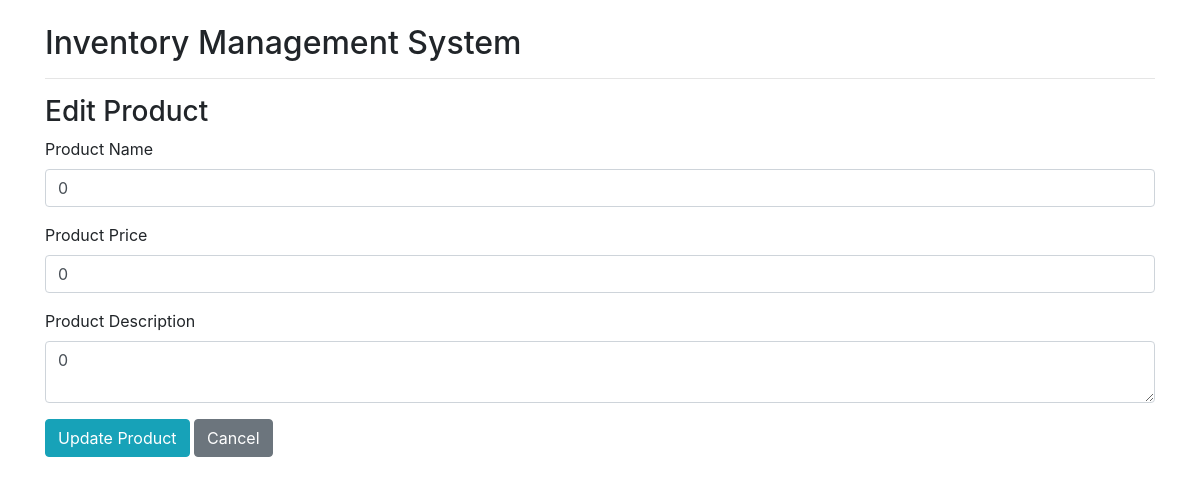
The page /edit.php?id=1 on the database its author committed.
### tables this page shows
CREATE TABLE `products` (
  `id` int(11) NOT NULL,
  `product_name` varchar(255) NOT NULL,
  `product_price` varchar(255) NOT NULL,
  `product_description` varchar(255) NOT NULL
);

### edit.php (the view, shortened to what this page needs)
<?php
include('header.php');
include('connect.php');
$id = $_GET['id'];
$sql = "SELECT * FROM products WHERE id=$id";
$result = $conn->query($sql);
$product = $result->fetch_assoc();
?>
<h3>Edit Product</h3>
<form method="POST">
    <div class="form-group">
        <label>Product Name</label>
        <input type="text" name="product_name" class="form-control" value="<?php echo htmlspecialchars($product['product_name']); ?>" required>
    </div>
    <div class="form-group">
        <label>Product Price</label>
        <input type="text" name="product_price" class="form-control" value="<?php echo htmlspecialchars($product['product_price']); ?>" required>
    </div>
    <div class="form-group">
        <label>Product Description</label>
        <textarea name="product_description" class="form-control" required><?php echo htmlspecialchars($product['product_description']); ?></textarea>
    </div>
    <button type="submit" class="btn btn-info">Update Product</button>
    <a href="index.php" class="btn btn-secondary">Cancel</a>
</form>
<?php include('footer.php'); ?>

### rows shown on the page
products: product_name "0", product_price "0", product_description "0"
